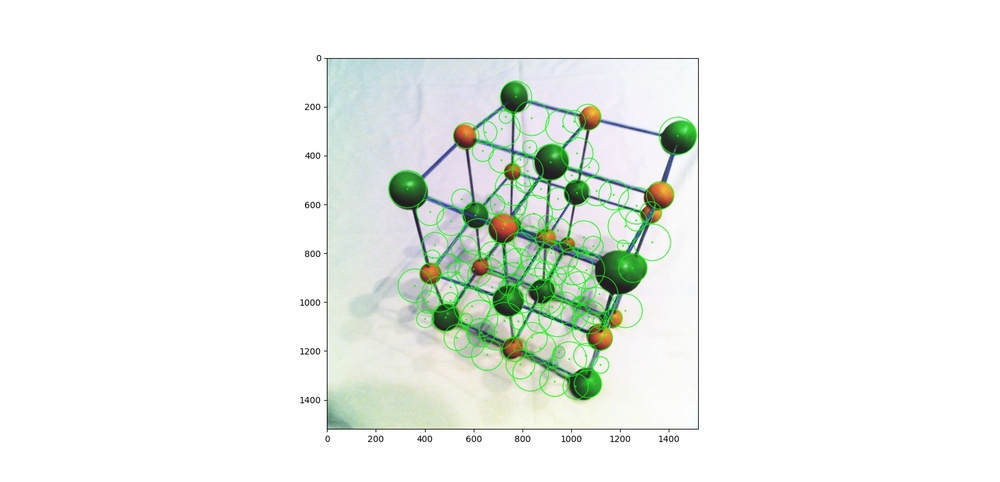
#> input picture Hamster/Week 17/Houghcircle_test_only.jpeg, 1000 x 482 px, shrunk from 1600 x 771 before the run
$ python -i line_scope.py   (imports and definitions only)
#> lines starting #> are read from the running program, lines starting #| are printed output that depends on the picture; after the words box and inside, x2 and y2 are one past the last pixel; in counts of white or black regions, pixels touching at a corner belong together

import cv2
import numpy as np
import math

def line_scope(file_name):
    img = cv2.imread(file_name)
#> img is the input picture: shape (482, 1000, 3); mean B, G, R 236.9, 241.4, 237.1

    gray = cv2.cvtColor(img,cv2.COLOR_BGR2GRAY)
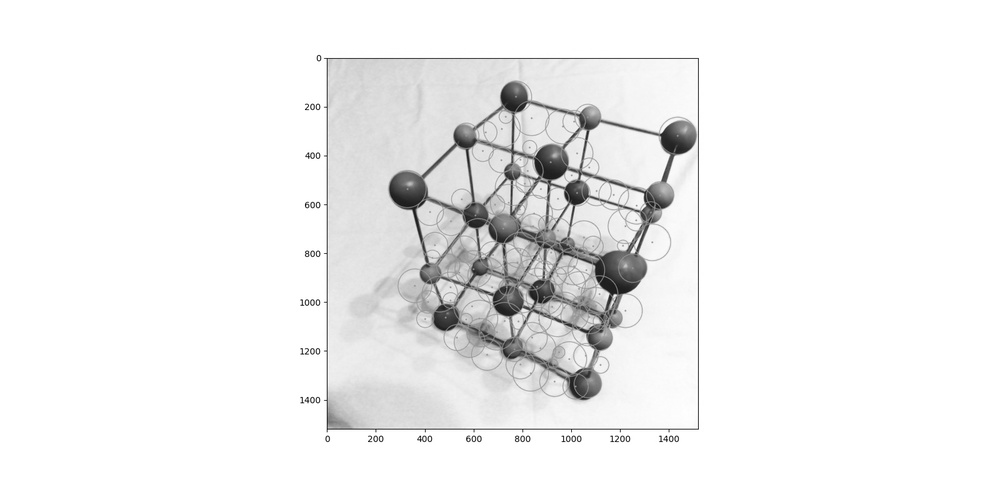
#> gray: shape (482, 1000); min 8, max 255, mean 239.6

    kernel_size = 5
    blur_gray = cv2.GaussianBlur(gray,(kernel_size, kernel_size),0)
    low_threshold = 50
    high_threshold = 150
    edges = cv2.Canny(blur_gray, low_threshold, high_threshold)
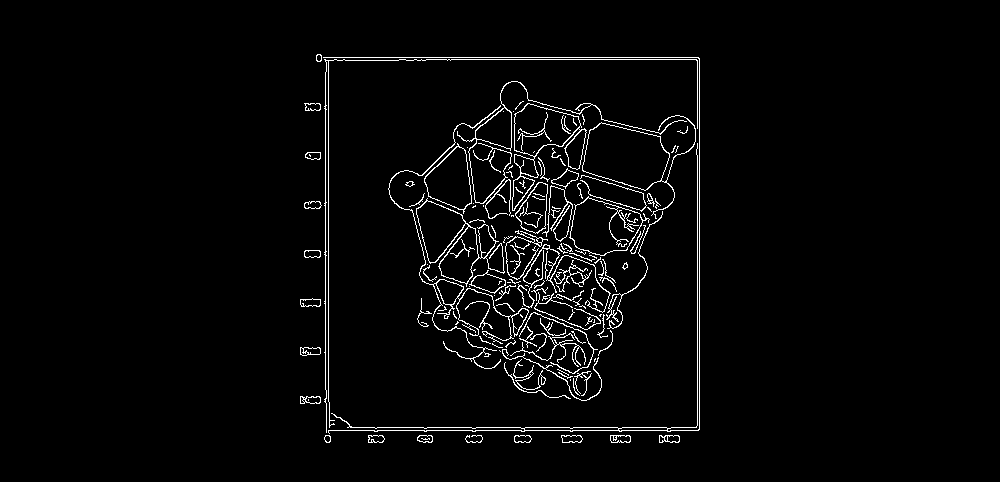
#> edges: shape (482, 1000); 2.8% white in thin lines or dots, all inside (x1, y1, x2, y2) = (300, 54, 700, 443)
    rho = 1  # distance resolution in pixels of the Hough grid
    theta = np.pi / 180  # angular resolution in radians of the Hough grid
    threshold = 15  # minimum number of votes (intersections in Hough grid cell)
    min_line_length = 50  # minimum number of pixels making up a line
    max_line_gap = 20  # maximum gap in pixels between connectable line segments
    line_image = np.copy(img) * 0  # creating a blank to draw lines on
#> line_image: shape (482, 1000, 3); every value is 0

    # Run Hough on edge detected image
    # Output "lines" is an array containing endpoints of detected line segments
    lines = cv2.HoughLinesP(edges, rho, theta, threshold, np.array([]),
                        min_line_length, max_line_gap)
#> lines = 234 rows, first 6: [316, 57, 698, 57], [697, 430, 697, 60], [328, 401, 328, 60], [326, 427, 699, 427], [699, 429, 699, 58], [326, 430, 698, 430]

    for line in lines:
        for x1,y1,x2,y2 in line:
            cv2.line(line_image,(x1,y1),(x2,y2),(255,0,0),2)
#> this loop made 234 passes
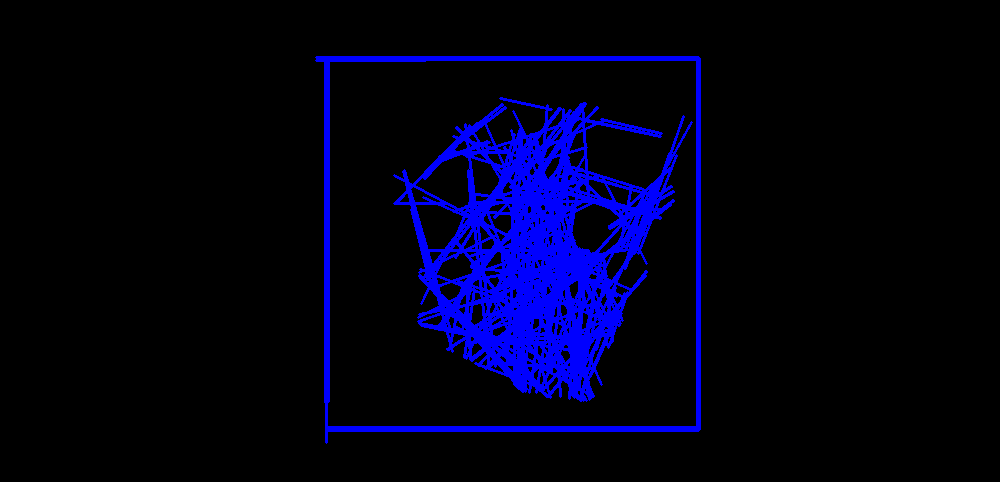
#> line_image: shape (482, 1000, 3); mean B, G, R 24, 0, 0
    cv2.imwrite("line_"+file_name+".jpg",line_image)


# Draw the lines on the  image
#lines_edges = cv2.addWeighted(img, 0.8, line_image, 1, 0)

>>> result = line_scope('../Hamster/Week 17/Houghcircle_test_only.jpeg')

$ run again, on Hamster/Week 17/houghcircle_test-only2.jpeg
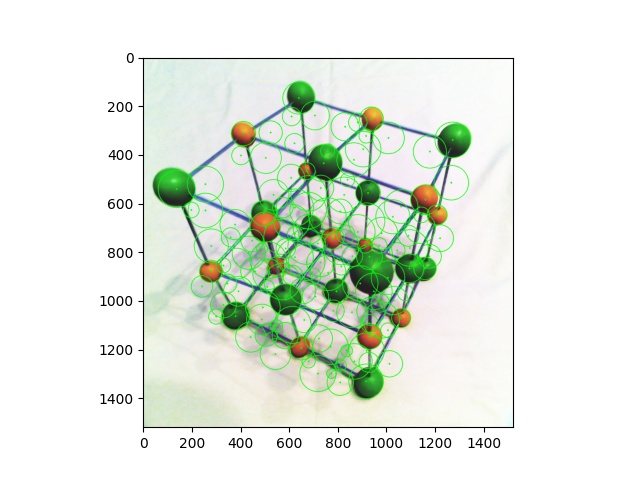
#> input picture Hamster/Week 17/houghcircle_test-only2.jpeg, 640 x 480 px
#> in line_scope, img is the input picture: shape (480, 640, 3); mean B, G, R 225.6, 234.9, 228.3
#> in line_scope, `edges = cv2.Canny(blur_gray, low_threshold, high_threshold)`:
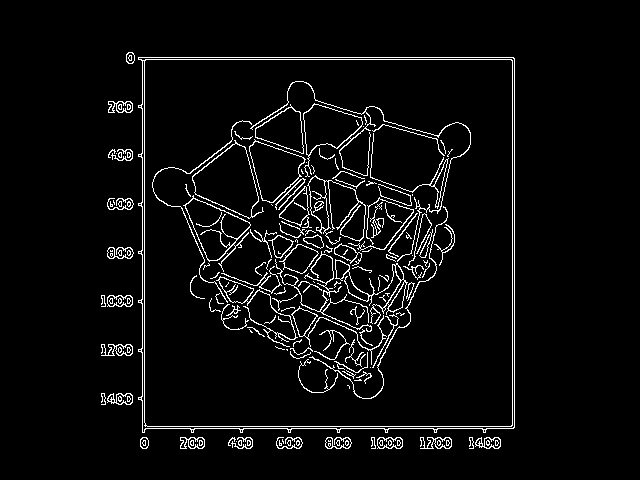
#> edges: shape (480, 640); 4.7% white in thin lines or dots, all inside (x1, y1, x2, y2) = (101, 52, 515, 449)
#> lines = 237 rows, first 6: [142, 448, 142, 57], [126, 59, 514, 59], [514, 427, 514, 58], [144, 448, 144, 57], [145, 428, 513, 428], [512, 425, 512, 57]
#> the loop in line_scope, `for line in lines:` made 237 passes
#> after the loop in line_scope, `for line in lines:`:
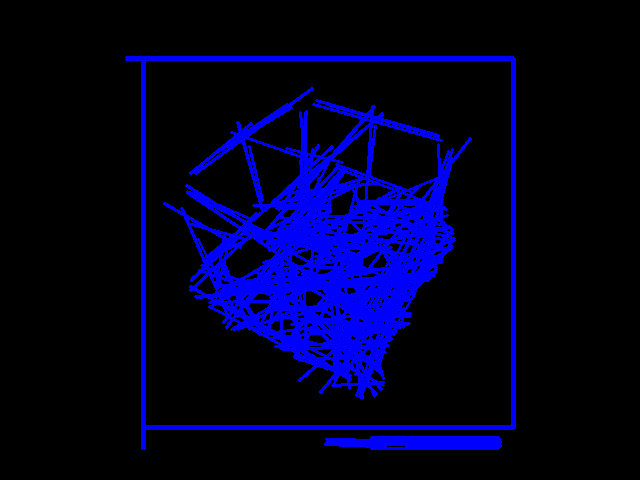
#> line_image: shape (480, 640, 3); mean B, G, R 37.2, 0, 0
